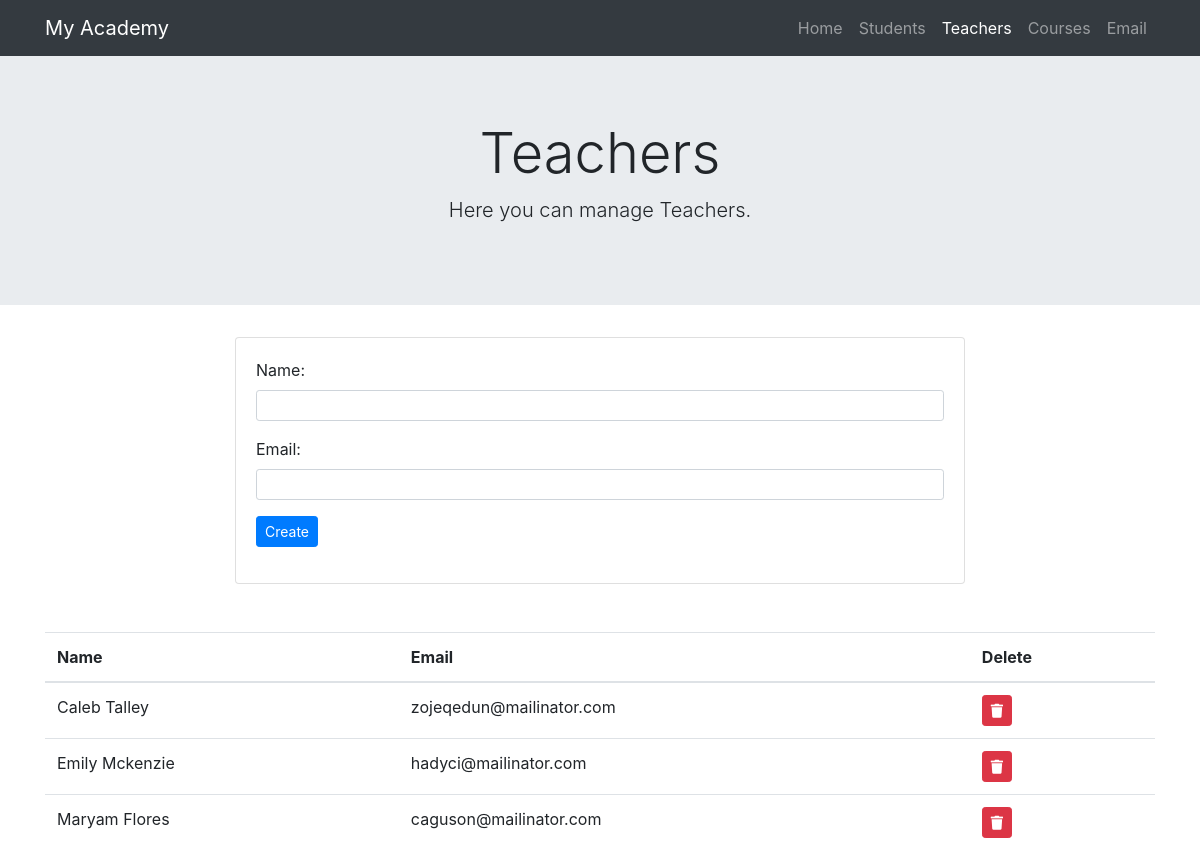
The page /php-mvc/teachers on the database its author committed.
### tables this page shows
CREATE TABLE `teachers` (
  `id` int(11) NOT NULL,
  `name` varchar(225) NOT NULL,
  `email` varchar(225) NOT NULL
);

### controllers/TeacherController.php (called while the page is built, shortened)
<?php
class TeacherController
{
   public function index()
   {
      try {
         $teachers = App::get('db')->selectAll('teachers');
      } catch (PDOException $e) {
         die('Something went wrong :(');
      }
      require 'views/layout/layout.php';
   }
}

### core/Router.php (called while the page is built, shortened)
<?php
class Router
{
   public $routes = [
      'GET' => [],
      'POST' => [],
      'DELETE' => []
   ];
   public function get($uri, $controller)
   {
      $this->routes['GET'][$uri] = $controller;
   }
   public function post($uri, $controller)
   {
      $this->routes['POST'][$uri] = $controller;
   }
   public function direct($uri, $request_type)
   {
      $parserd_uri = parse_url($uri);
      $path = $parserd_uri['path'];
      $id = explode('=', $parserd_uri['query'])[1];
      if(array_key_exists($path, $this->routes[$request_type])){
         return $this->callAction($id, ...explode('@', $this->routes[$request_type][$path]));
      }
      throw new Exception("Route does not exists");
   }
   protected function callAction($id, $controller, $action)
   {
      return (new $controller)->$action();
   }
}

### index.php (called while the page is built, shortened)
<?php
require Router::load('routes.php')->direct(Request::uri(), Request::method());

### core/App.php (called while the page is built, shortened)
<?php
class App
{
   public static $dependencies = [];
   public static function set($key, $value)
   {
      static::$dependencies[$key] = $value;
   }
   public static function get($key)
   {
      return static::$dependencies[$key];
   }
}

### core/database/QueryBuilder.php (called while the page is built, shortened)
<?php
class QueryBuilder
{
   public $pdo;
   public function __construct(PDO $pdo) {
      $this->pdo = $pdo;
   }
   public function selectAll($table)
   {
      $statement = $this->pdo->prepare("SELECT * FROM ${table} ORDER BY id DESC");
      $statement->execute();
      return $statement->fetchAll(PDO::FETCH_CLASS);
   }
}

### views/teacher.view.php (the view, shortened to what this page needs)
<div class="jumbotron jumbotron-fluid">
  <div class="container">
    <h1 class="display-4 text-center">Teachers</h1>
    <p class="lead text-center">Here you can manage Teachers.</p>
  </div>
</div>
<div class="container">
  <div class="row mb-5">
    <div class="col col-lg-8 offset-lg-2">
      <div class="card">
        <div class="card-body">
          <form action="/php-mvc/teachers" method="POST">
            <div class="form-group">
              <label for="name">Name:</label>
              <input type="text" name="name" id="name" class="form-control form-control-sm" required>
            </div>
            <div class="form-group">
              <label for="email">Email:</label>
              <input type="email" name="email" id="email" class="form-control form-control-sm" required>
            </div>
            <div class="form-group">
              <input type="submit" class="btn btn-sm btn-primary" value="Create">
            </div>
          </form>
        </div>
      </div>
    </div>
  </div>
   <div class="table-responsive">
     <table class="table">
      <thead>
          <tr>
              <th>Name</th>
              <th>Email</th>
              <th>Delete</th>
          </tr>
        </thead>
        <tbody>
          <?php foreach ($teachers as $key => $teacher) { ?>
            <tr>
              <td><?= $teacher->name ?></td>
              <td><?= $teacher->email ?></td>
              <td>
                <form action="/php-mvc/teachers?id=<?= $teacher->id ?>" method="POST">
                  <button type="submit" class="btn btn-sm btn-danger">
                    <i class="fas fa-trash text-white"></i>
                  </button>
                </form>
              </td>
            </tr>
          <?php } ?>
        </tbody>
      </table>
   </div>
</div>

### rows shown on the page
teachers: name "Caleb Talley", email "zojeqedun@mailinator.com"
teachers: name "Emily Mckenzie", email "hadyci@mailinator.com"
teachers: name "Maryam Flores", email "caguson@mailinator.com"
